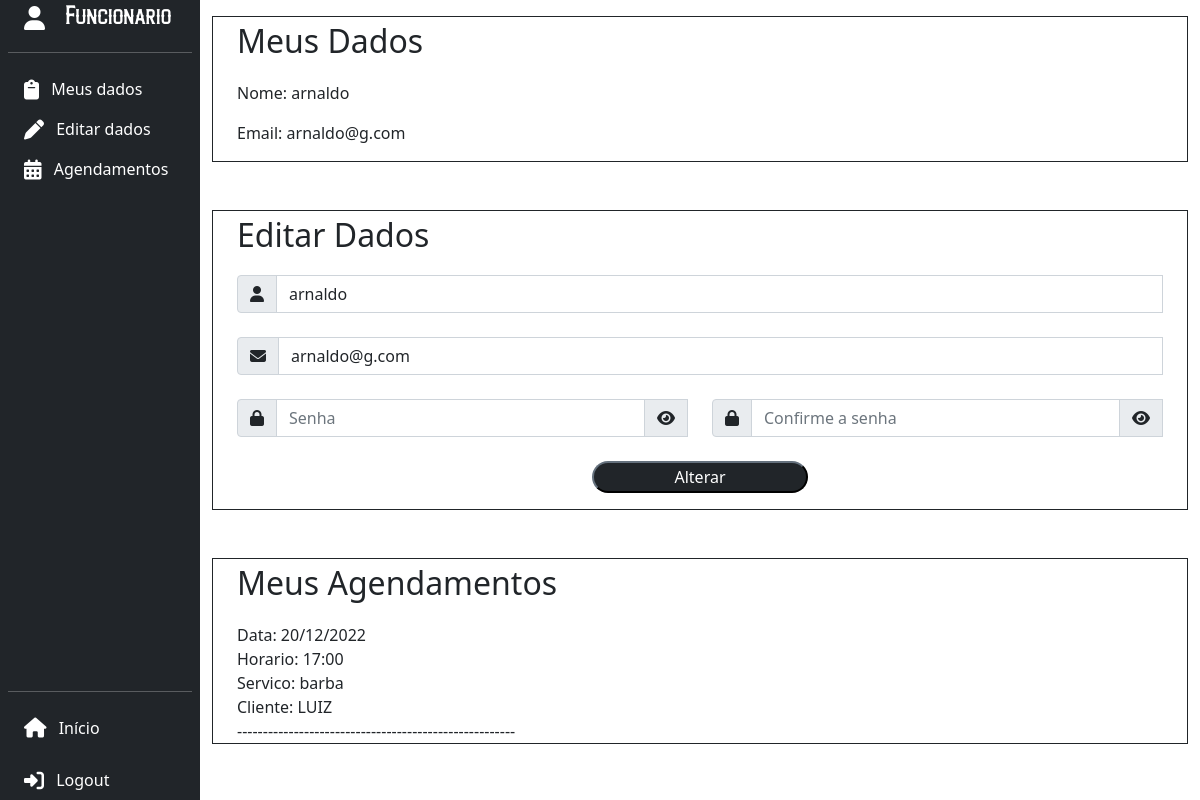
The app's page /php/perfilfuncionario.php (signed in), older data.
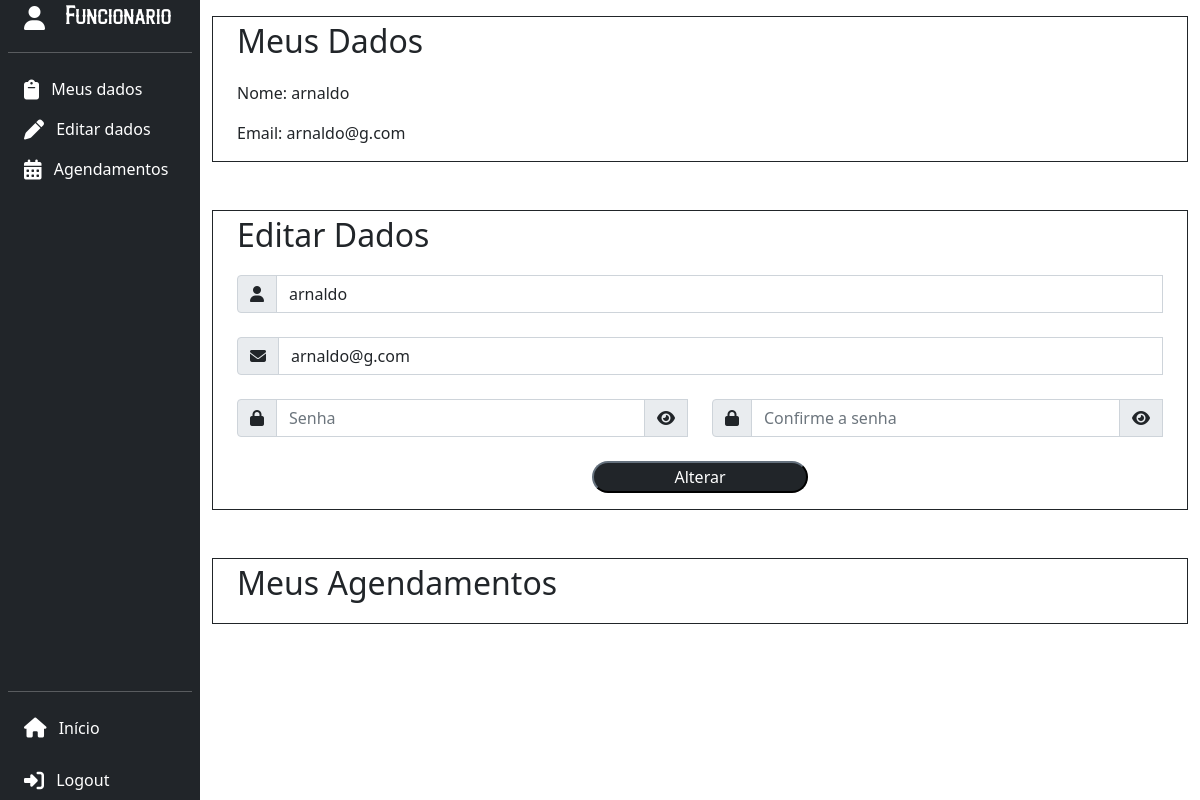
The same page, newer data.
### tables this page shows
CREATE TABLE agendamento (
    id_agendamento int NOT NULL AUTO_INCREMENT,
    id_cliente int NOT NULL,
    id_funcionario int NOT NULL,
    id_servico int NOT NULL,
    horario TIME NOT NULL,
    data_agendamento DATE NOT NULL,
    PRIMARY KEY (id_agendamento),
    FOREIGN KEY (id_funcionario) REFERENCES funcionario(id_funcionario),
    FOREIGN KEY (id_servico) REFERENCES servico(id_servico),
    FOREIGN KEY (id_cliente) REFERENCES cliente(id_cliente)
);

CREATE TABLE servico ( 
    id_servico int NOT NULL AUTO_INCREMENT, 
    nome varchar(100) NOT NULL, 
    preco int NOT NULL, 
    primary key(id_servico)
);

CREATE TABLE cliente ( 
    id_cliente int NOT NULL AUTO_INCREMENT, 
    nome varchar(100) NOT NULL, 
    email varchar(100) NOT NULL, 
    senha varchar(255) NOT NULL, 
    primary key(id_cliente) 
);

### php/perfilfuncionario.php (the view, shortened to what the changed rows need)
<?php
    include "../sql/conectamysqlcdb.php";
    $id = $_SESSION['funcionario'];
    $sql1 = "SELECT nome, email, senha FROM funcionario WHERE id_funcionario ='$id'";
    $resfuncionario = mysqli_query($mysqli, $sql1);
    $funcionario = mysqli_fetch_array($resfuncionario);
?>
<html>
    <head>
        <link rel="stylesheet" type="text/css" href="../css/style.css">
        <link href="https://cdn.jsdelivr.net/npm/bootstrap@5.0.0/dist/css/bootstrap.min.css" rel="stylesheet" >
    </head>
    <body>
    <div class="container-fluid">
        <div class="row flex-nowrap">
            <div class="col py-3">
                <div class="container border border-dark" id="dados">
                    <p class="fs-2">Meus Dados</p>
                    <?php
                        echo "<p>Nome: ".$funcionario["nome"]."</p>";
                        echo "<p>Email: ".$funcionario["email"]."</p>";
                    ?>
                </div>
                <div class="container border border-dark mt-5" id="alterardados">
                    <p class="fs-2">Editar Dados</p>
                    <form action="editlog.php" method="POST" class="needs-validation" novalidate>
                    </form>
                </div>
                <div class="container border border-dark mt-5" id="agendamentos">
                    <p class="fs-2">Meus Agendamentos</p>
                    <?php
                        $sql = "SELECT * FROM agendamento WHERE id_funcionario LIKE $id;";
                        $res = mysqli_query($mysqli, $sql);
                        $linhas = mysqli_num_rows($res);
                        for($i=0; $i < $linhas; $i++){
                            $agendamento = mysqli_fetch_array($res);
                            $idcliente = $agendamento['id_cliente'];
                            $idser = $agendamento['id_servico'];
                            $hora = date('H:i', strtotime($agendamento['horario']));
                            $data = date('d/m/Y', strtotime($agendamento['data_agendamento']));
                            $sql2 = "SELECT * FROM cliente WHERE id_cliente LIKE $idcliente;";
                            $res2 = mysqli_query($mysqli, $sql2);
                            $array = mysqli_fetch_array($res2);
                            $cliente = $array['nome'];
                            $sql3 = "SELECT * FROM servico WHERE id_servico LIKE $idser";
                            $res3 = mysqli_query($mysqli, $sql3);
                            $array2 = mysqli_fetch_array($res3);
                            $servico = $array2['nome'];
                            echo "Data: ". $data ."<br>";
                            echo "Horario: ". $hora."<br>";
                            echo "Servico: ".$servico."<br>";
                            echo "Cliente: ".$cliente."<br>";
                            echo "------------------------------------------------------<br>";
                        }
                    ?>
                </div>
            </div>
        </div>
    </body>
</html>

Row changes from the older to the newer data that the page shows:
removed agendamento: data_agendamento "20/12/2022", horario "17:00", id_servico.nome "barba", id_cliente.nome "LUIZ"
